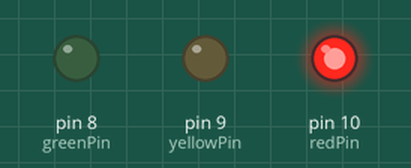
This sketch was run on a simulated Arduino Uno, built with avr-gcc and run on an emulated ATmega328P. On the bench: output pins drawn as LEDs (lit = HIGH).

Above: at 1.5 s.
At 3.5 s:
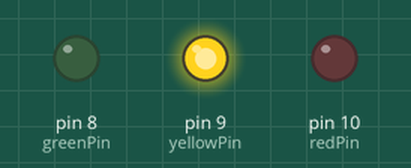
At 5.5 s:
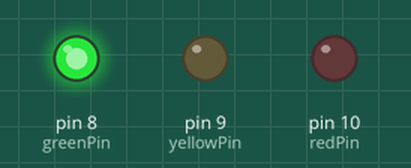
Timing chart, 0 to 9.1 s (numbered marks = the images above):
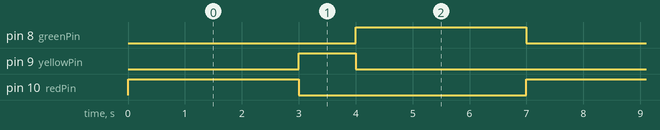

The sketch:

traficlight.ino
```cpp
int redPin = 10;
int yellowPin = 9;
int greenPin = 8;

void setup() {
  pinMode(redPin, OUTPUT);
  pinMode(yellowPin, OUTPUT);
  pinMode(greenPin, OUTPUT);
}

void loop() {
  digitalWrite(redPin, HIGH);
  delay(3000);
  digitalWrite(redPin, LOW);
  digitalWrite(yellowPin, HIGH);
  delay(1000);
  digitalWrite(yellowPin, LOW);
  digitalWrite(greenPin, HIGH);
  delay(3000);
  digitalWrite(greenPin, LOW);
}
```

Measured:
- by itself, pin 8 (greenPin), pin 10 (redPin): alternates HIGH for 3.0 s and LOW for 4.0 s
- by itself, pin 9 (yellowPin): alternates HIGH for 1.0 s and LOW for 6.0 s
- by itself, everything shown: repeats every 7.0 s, in 4 steps
